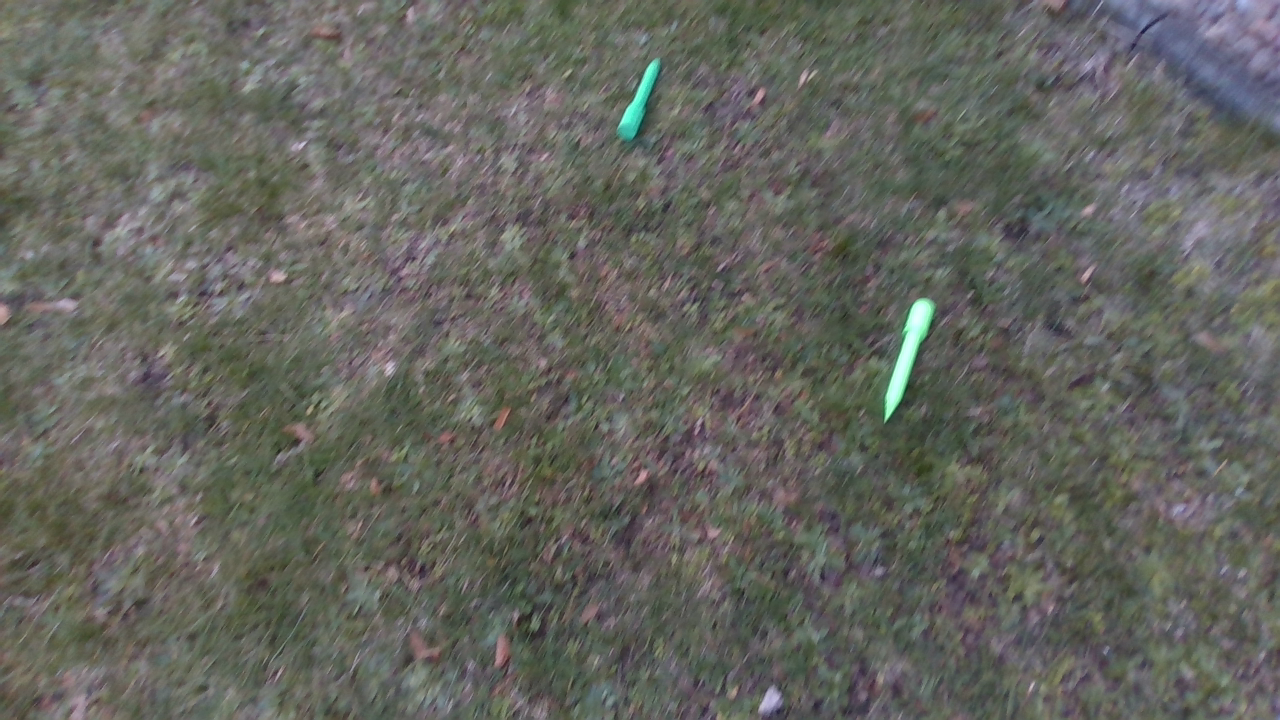
#> input picture coco/images/train/probe_102_png.rf.hsVheb84VSNZH6SzwQvR.png, 1280 x 720 px, found by its file name; its folder holds only this picture in this run
$ python test.py
#> lines starting #> are read from the running program, lines starting #| are printed output that depends on the picture; after the words box and inside, x2 and y2 are one past the last pixel; in counts of white or black regions, pixels touching at a corner belong together
import cv2
import numpy as np
import math
import os

# Caminhos
input_folder = "/home/camila/yolo_detc_seg/RealSense-Camera-Based-Pavement-Segmentation-and-Centre-Point-Generation-Dynamic-Object-Detection/coco/images/train/"
output_folder = os.path.join(input_folder, "results")

os.makedirs(output_folder, exist_ok=True)

valid_ext = (".png", ".jpg", ".jpeg", ".bmp")
files = [f for f in os.listdir(input_folder) if f.lower().endswith(valid_ext)]

print(f"{len(files)} imagens encontradas na pasta train.")

# ------------------------------
# FUNÇÃO: ANGULO DE UMA LINHA
# ------------------------------
def line_angle(line):
    x1, y1, x2, y2 = line[0]
    return math.degrees(math.atan2(y2 - y1, x2 - x1))

# ------------------------------
# PROCESSAR IMAGENS
# ------------------------------
for filename in files:

    img_path = os.path.join(input_folder, filename)
    img = cv2.imread(img_path)
#> img is the input picture: shape (720, 1280, 3); mean B, G, R 94.4, 100.8, 99.9

    if img is None:
        print(f"Error: {filename}")
        continue

    hsv = cv2.cvtColor(img, cv2.COLOR_BGR2HSV)
#> hsv: shape (720, 1280, 3); mean H, S, V 59.1, 29.8, 104.2

    # ----------------------
    # 1. COR (CANDIDATOS)
    # ----------------------
    lower_green = np.array([20, 60, 40])
    upper_green = np.array([100, 255, 255])


    mask = cv2.inRange(hsv, lower_green, upper_green)
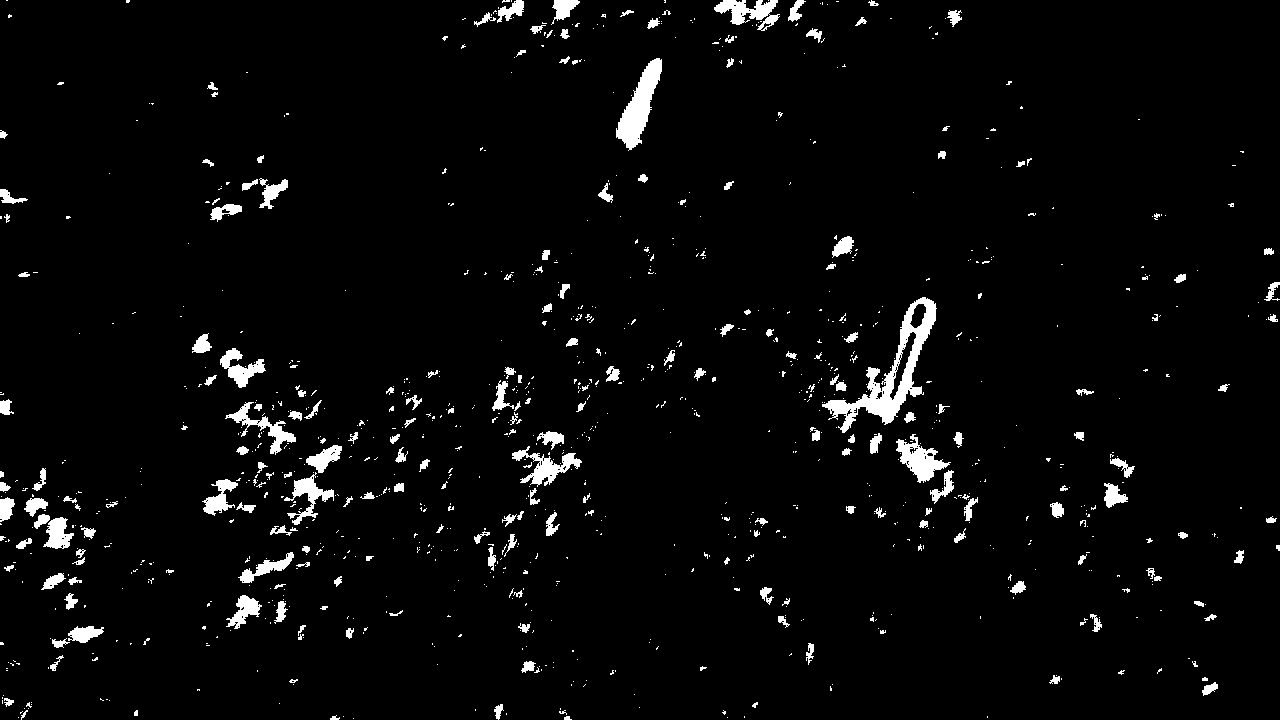
#> mask: shape (720, 1280); 3.5% white; 1062 white regions (847 under 20 px), largest, box (x1, y1, x2, y2) and area: (822, 297, 937, 433) 3626, (616, 58, 662, 151) 1847, (896, 434, 951, 483) 1125

    kernel = np.ones((5,5), np.uint8)
    mask = cv2.morphologyEx(mask, cv2.MORPH_OPEN, kernel)
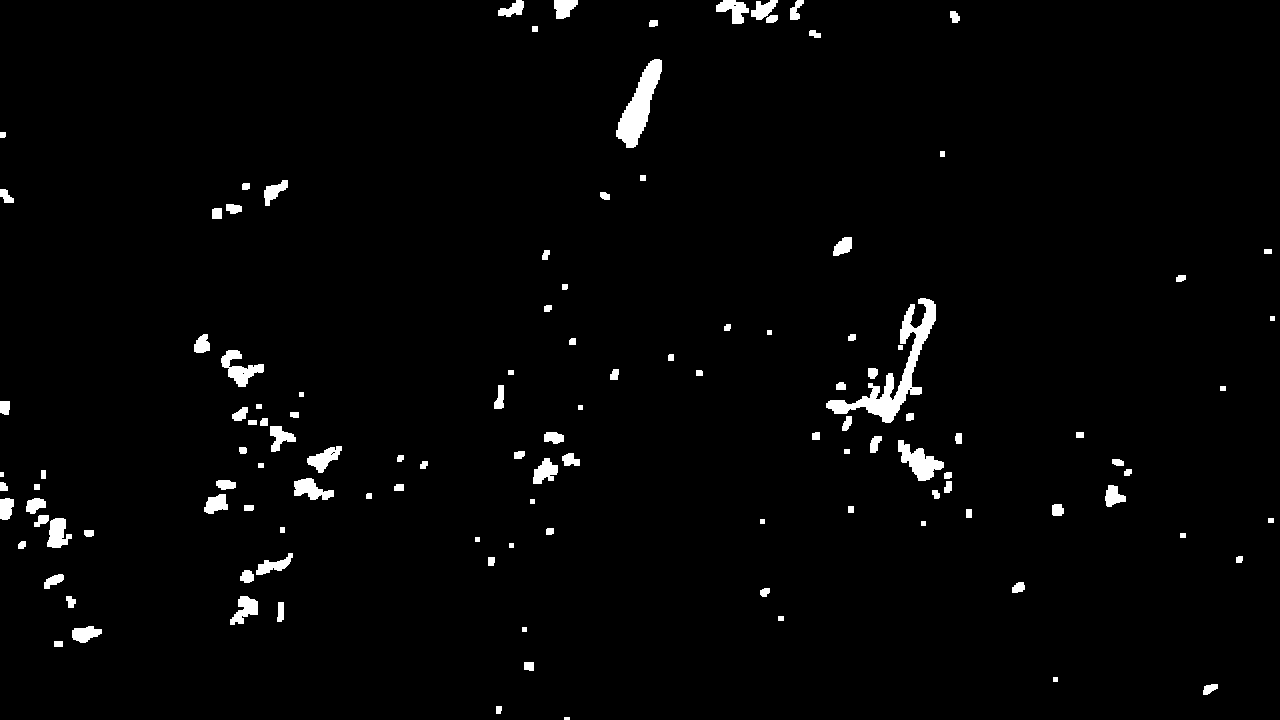
#> mask: shape (720, 1280); 2.1% white; 122 white regions (1 under 20 px), largest, box (x1, y1, x2, y2) and area: (826, 298, 936, 423) 2940, (616, 59, 662, 148) 1803, (898, 440, 944, 481) 894
    mask = cv2.morphologyEx(mask, cv2.MORPH_CLOSE, kernel)
#> mask: shape (720, 1280); 2.2% white; 111 white regions (1 under 20 px)

    name, ext = os.path.splitext(filename)


    mask_save_path = os.path.join(output_folder, name + "_mask.png")
    cv2.imwrite(mask_save_path, mask)

    contours, _ = cv2.findContours(mask, cv2.RETR_EXTERNAL, cv2.CHAIN_APPROX_SIMPLE)
#> contours = 111 contours, 13 with area under 20; largest, box (x1, y1, x2, y2) and area: (826, 298, 936, 431) 3008, (616, 59, 662, 148) 1690, (898, 440, 944, 481) 843, (716, 0, 778, 24) 809, (221, 350, 264, 387) 628

    if len(contours) == 0:
        continue

    min_area = 2000
    filtered_contours = [c for c in contours if cv2.contourArea(c) > min_area]
#> filtered_contours = 1 contour; box (x1, y1, x2, y2) and area: (826, 298, 936, 431) 3008
    filtered_contours = sorted(filtered_contours, key=cv2.contourArea, reverse=True)

    # ------------------------------
    # PROCESSO POR CONTORNO
    # ------------------------------
    for cnt in filtered_contours:

        area = cv2.contourArea(cnt)
        x, y, w, h = cv2.boundingRect(cnt)

        # ----------------------
        # 2. FORMA GLOBAL
        # ----------------------
        aspect_ratio = max(w, h) / (min(w, h) + 1e-6)

        # ----------------------
        # 3. RECORTE
        # ----------------------
        roi = img[y:y+h, x:x+w]
        gray = cv2.cvtColor(roi, cv2.COLOR_BGR2GRAY)

        # ----------------------
        # CANNY + HOUGH
        # ----------------------
        edges = cv2.Canny(gray, 100, 150)

        lines = cv2.HoughLinesP(
            edges,
            1,
            np.pi/180,
            threshold=50,
            minLineLength=30,
            maxLineGap=10
        )


        # ----------------------
        # DECISÃO FINAL MELHORADA
        # ----------------------
        is_probe = (aspect_ratio > 3 )

        if not is_probe:
            continue

        # ----------------------
        # DESENHAR RESULTADO
        # ----------------------
        cv2.rectangle(img, (x, y), (x + w, y + h), (0, 255, 0), 2)
        cv2.putText(img, "probe", (x, y - 10),
                    cv2.FONT_HERSHEY_SIMPLEX, 0.7, (0, 255, 0), 2)

        # ----------------------
        # CENTRO
        # ----------------------
        M = cv2.moments(cnt)
        if M["m00"] == 0:
            continue

        cx = int(M["m10"] / M["m00"])
        cy = int(M["m01"] / M["m00"])

        cv2.circle(img, (cx, cy), 6, (0, 0, 255), -1)

        # ----------------------
        # PONTA
        # ----------------------
        pts = cnt.reshape(-1, 2)
        dists = np.linalg.norm(pts - np.array([cx, cy]), axis=1)
        cone_tip = tuple(pts[np.argmax(dists)])

        cv2.circle(img, cone_tip, 8, (255, 0, 0), -1)
        cv2.putText(img, "Cone", (cone_tip[0] + 10, cone_tip[1]),
                    cv2.FONT_HERSHEY_SIMPLEX, 0.6, (255, 0, 0), 2)

        # ----------------------
        # ORIENTAÇÃO
        # ----------------------
        dx = cone_tip[0] - cx
        dy = cone_tip[1] - cy

        angle = math.degrees(math.atan2(dy, dx))
        if angle < 0:
            angle += 360

        cv2.putText(img, f"{angle:.1f} deg", (cx + 10, cy - 10),
                    cv2.FONT_HERSHEY_SIMPLEX, 0.6, (0, 255, 255), 2)
#> this loop made 1 pass
#> (area, x, y, w, h, aspect_ratio, lines, is_probe) on pass 1: (3007.5, 826, 298, 110, 133, 1.21, [[72, 106, 108, 4], [58, 104, 81, 33]], False)
#> pass 1, `roi = img[y:y+h, x:x+w]`:
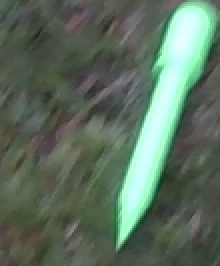
#> roi: shape (133, 110, 3) (shown 2 times larger); mean B, G, R 94.7, 110.7, 92.5
#> pass 1, `gray = cv2.cvtColor(roi, cv2.COLOR_BGR2GRAY)`:
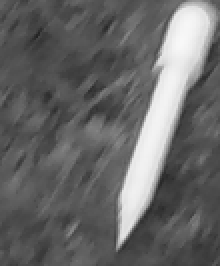
#> gray: shape (133, 110) (shown 2 times larger); min 34, max 248, mean 103.4
#> pass 1, `edges = cv2.Canny(gray, 100, 150)`:
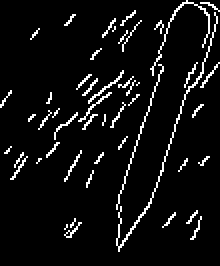
#> edges: shape (133, 110) (shown 2 times larger); 6.2% white in thin lines or dots

    # ------------------------------
    # SALVAR
    # ------------------------------
    save_path = os.path.join(output_folder, filename)
    cv2.imwrite(save_path, img)

    print(f"Processado e salvo: {save_path}")

print("\nFinalizado! Todas as imagens foram processadas.")
